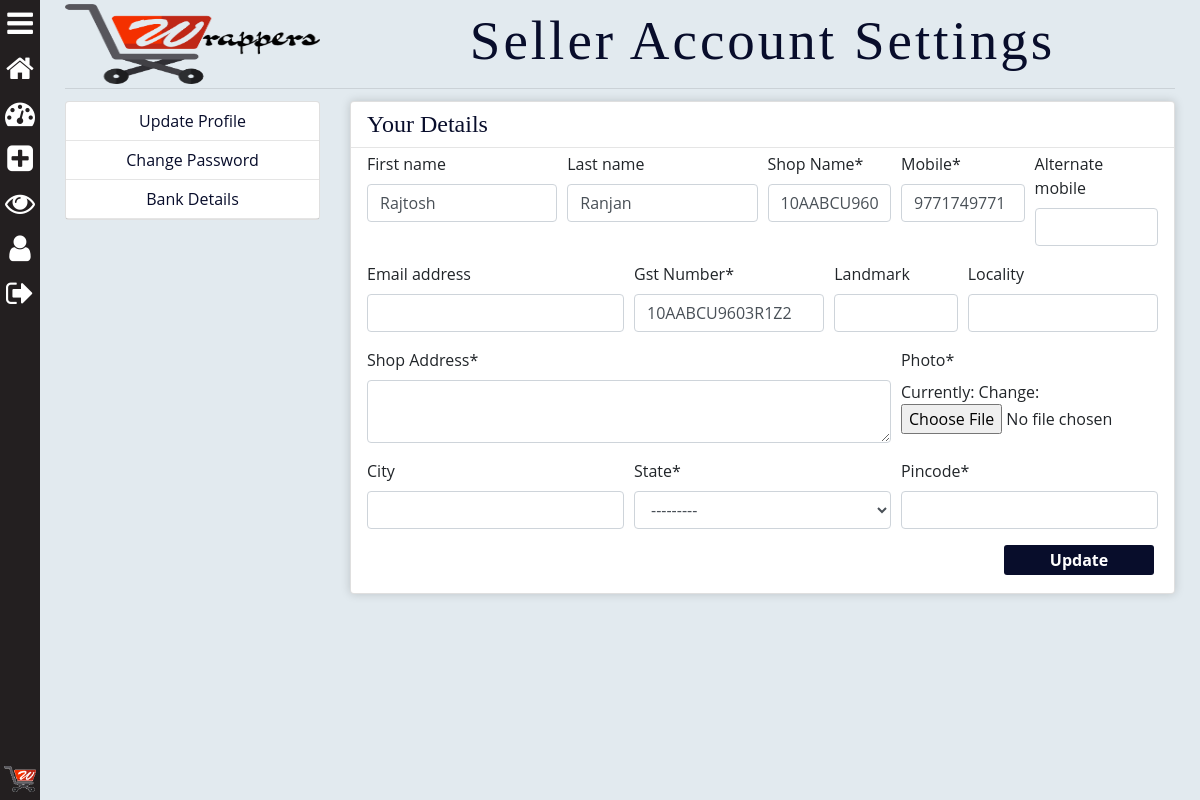
The app's page /seller/account_settings/ (signed in), older data.
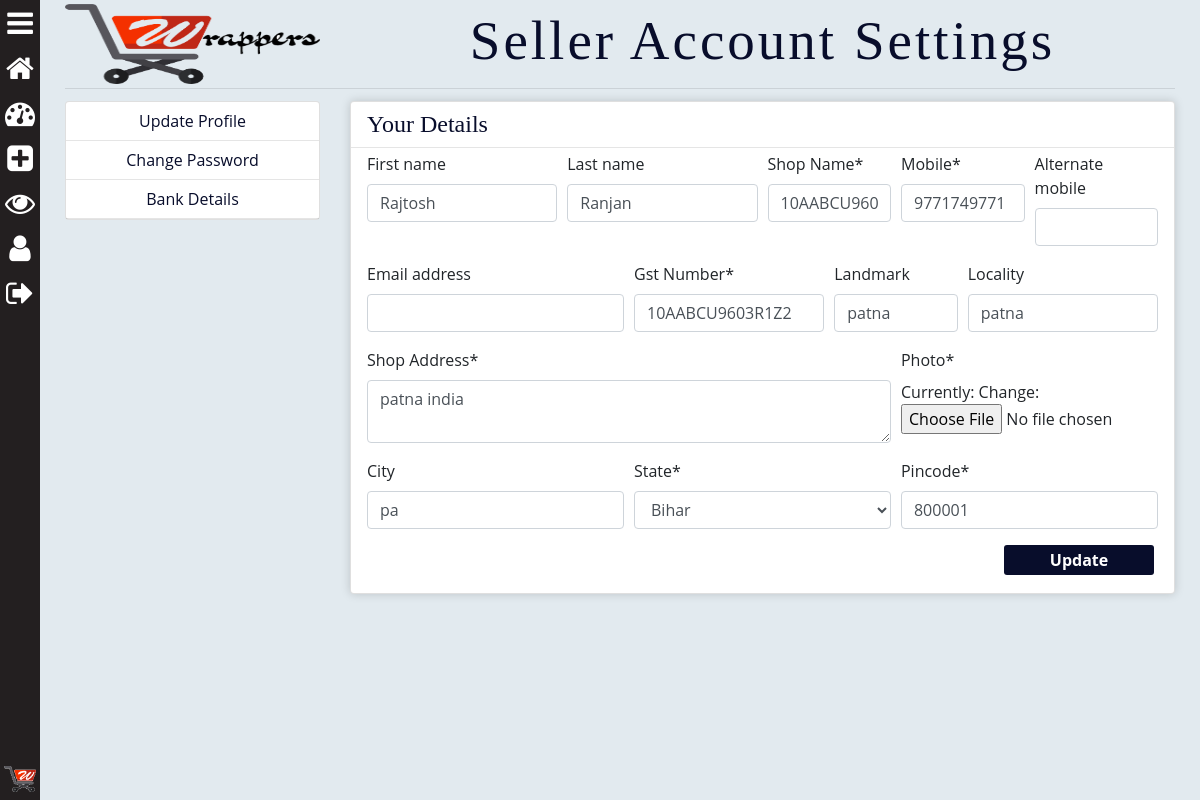
The same page, newer data.
### saler/models.py (models this page shows, shortened)
class SalerDetail(models.Model):
	SEX_CHOICES = (("Male",'Male'),("Female",'Female'),("Other",'Other'))
	STATE_CHOICES = (
		("Andaman & Nicobar Islands",'Andaman & Nicobar Islands'),
		("Andhra Pradesh",'Andhra Pradesh'),
		("Arunachal Pradesh",'Arunachal Pradesh'),
		("Assam",'Assam'),
		("Bihar",'Bihar'),
		("Chandigarh",'Chandigarh'),
		("Chhattisgarh",'Chhattisgarh'),
		("Dadra & Nagar Haveli",'Dadra & Nagar Haveli'),
		("Daman and Diu",'Daman and Diu'),
		("Delhi",'Delhi'),
		("Goa",'Goa'),
		("Gujarat",'Gujarat'),
		("Haryana",'Haryana'),
		("Himachal Pradesh",'Himachal Pradesh'),
		("Jammu & Kashmir",'Jammu & Kashmir'),
		("Jharkhand",'Jharkhand'),
		("Karnataka",'Karnataka'),
		("Kerala",'Kerala'),
		("Lakshadweep",'Lakshadweep'),
		("Madhya Pradesh",'Madhya Pradesh'),
		("Maharashtra",'Maharashtra'),
		("Manipur",'Manipur'),
		("Meghalaya",'Meghalaya'),
		("Mizoram",'Mizoram'),
		("Nagaland",'Nagaland'),
		("Odisha",'Odisha'),
		("Puducherry",'Puducherry'),
		("Punjab",'Punjab'),
		("Rajasthan",'Rajasthan'),
		("Sikkim",'Sikkim'),
		("Tamil Nadu",'Tamil Nadu'),
		("Telangana",'Telangana'),
		("Tripura",'Tripura'),
		("Uttarakhand",'Uttarakhand'),
		("Uttar Pradesh",'Uttar Pradesh'),
		("West Bengal",'West Bengal'),
		)
	user = models.OneToOneField(User, on_delete=models.CASCADE,primary_key=True)
	photo = models.ImageField(default='default.png',upload_to='user_photos')
	mobile = models.CharField(max_length=10,null=True)
	gst_Number = models.CharField(max_length=15,null=True)
	shop_Name = models.CharField(max_length=500,null=True)
	alternate_mobile = models.CharField(max_length=10,null=True,blank=True)
	shop_Address = models.TextField()
	pincode = models.CharField(max_length=6, null=True)
	landmark = models.CharField(max_length=500, null=True, blank=True)
	locality = models.CharField(max_length=100, null=True, blank=True)
	city = models.CharField(max_length=100, null=True, blank=True)
	state = models.CharField(max_length=50,choices=STATE_CHOICES, null=True)
	account_Holder_Name = models.CharField(max_length=50, null=True)
	account_Number = models.CharField(max_length=20, null=True)
	ifsc_Code = models.CharField(max_length=11, null=True)

### saler/views.py (the view)
# urls.py: path('account_settings/', views.account_settings, name="account_settings"),
@login_required
def account_settings(request):
	if request.user.is_superuser or request.user.is_staff:
		if request.method == 'POST':
			s_form = UpdateSalerDetailForm(request.POST, request.FILES, instance=request.user.salerdetail)
			u_form = UserUpdateForm(request.POST, instance=request.user)
			if s_form.is_valid() and u_form.is_valid():
				s_form.save()
				u_form.save()
				messages.success(request, f'Your Account has been Updated!')
				return redirect("saler_account_settings")
			pass_change_form = PasswordChangeForm(request.user, request.POST)
			if pass_change_form.is_valid():
				user = pass_change_form.save()
				update_session_auth_hash(request, user)  # Important!
				messages.success(request, 'Your password was successfully updated!')
				return redirect('saler_account_settings')
			else:
				messages.error(request, 'Please correct the error below.')
			acc_form = UpdateSalerAccountDetailForm(request.POST, request.FILES, instance=request.user.salerdetail)
			if acc_form.is_valid():
				acc_form.save()
				messages.success(request, f'Account Settings has been Updated!')
				return redirect("saler_account_settings")
		else:
			s_form = UpdateSalerDetailForm(instance=request.user.salerdetail)
			u_form = UserUpdateForm(instance=request.user)
			acc_form = UpdateSalerAccountDetailForm(instance=request.user.salerdetail)
			pass_change_form = PasswordChangeForm(request.user)
		detl = {
			'u_form':u_form,
			's_form':s_form,
			'pass_change_form':pass_change_form,
			'acc_form':acc_form,
			'cart_element_no' : len([p for p in MyCart.objects.all() if p.user == request.user]),
			'title':'User Account Settings',
			}
		return render(request, 'saler/account_settings.html', detl)
	else:
		return redirect("/")

### main/forms.py
class UserUpdateForm(forms.ModelForm):
	class Meta:
		model = User
		fields = [
			'first_name',
			 'last_name',
			 'email',
		]

### saler/forms.py
class UpdateSalerDetailForm(forms.ModelForm):
	class Meta:
		model = SalerDetail
		fields = [
			'photo',
			'mobile',
			'shop_Name',
			'gst_Number',
			'alternate_mobile',
			'shop_Address',
			'pincode',
			'landmark',
			'locality',
			'city',
			'state',
		]

### saler/templates/saler/account_settings.html (shortened to what this page needs)
{% extends "saler/base.html" %}
{% load static %}
{% load crispy_forms_tags %}
{% block saler_body %}
    <div class="container pt-1">
    	<div class="row">
			<div class="col-md-3" >
				<img src="{% static 'main/images/logo2.png' %}" style="width: 100%; height: 80px;">
			</div>
			<div class="col-md-9" align="center">
				<h3 class="detail_heading mt-1">Seller Account Settings</h3>
			</div>
		</div>
		<hr class="mb-1 mt-1">
    	<div class="row">
			<div class="col-md-3 mt-2">
				<div class="card">
					<button type="button" class="btn"  onclick="change('account_update')"><a href="#detail">Update Profile</a></button><hr class="mt-0 mb-0">
					<button type="button" class="btn" onclick="change('change_pass')"><a href="#detail">Change Password</a></button><hr class="mt-0 mb-0">
					<button type="button" class="btn" onclick="change('disp_setting')"><a href="#detail">Bank Details</a></button><hr class="mt-0 mb-0">
				</div>
			</div>
			<div class="col-md-9 mt-2">
				<div class="card detail" id="account_update" style="display: block;">
					<h4 class="ml-3 mt-2"  style="color: #080d2b; font-family: Comic Sans MS;">Your Details</h4>
					<hr class="mt-1 mb-0">
					<form method="POST" class="signup_form mr-3 ml-3 mt-1" enctype="multipart/form-data">
						<div class="form-row">
					      <div class="form-group col-md-3 mb-0">
					        {{ u_form.first_name | as_crispy_field }}
					      </div>
					      <div class="form-group col-md-3 mb-0">
					        {{ u_form.last_name | as_crispy_field }}
					      </div>
					      <div class="form-group col-md-2 mb-0">
					        {{ s_form.shop_Name | as_crispy_field }}
					      </div>
					      <div class="form-group col-md-2 mb-0">
					        {{ s_form.mobile | as_crispy_field }}
					      </div>
					      <div class="form-group col-md-2 mb-0">
					        {{ s_form.alternate_mobile | as_crispy_field }}
					      </div>
					    </div>
						<div class="form-row">
					      <div class="form-group col-md-4 mb-0">
					        {{ u_form.email | as_crispy_field }}
					      </div>
					      <div class="form-group col-md-3 mb-0">
					        {{ s_form.gst_Number | as_crispy_field }}
					      </div>
					      <div class="form-group col-md-2 mb-0">
					        {{ s_form.landmark | as_crispy_field }}
					      </div>
					       <div class="form-group col-md-3 mb-0">
					        {{ s_form.locality | as_crispy_field }}
					      </div>
					    </div>
						<div class="form-row">
					      <div class="form-group col-md-8 mb-0">
					        {{ s_form.shop_Address | as_crispy_field }}
					      </div>
					      <div class="form-group col-md-4 mb-0 removeing">
					        {{ s_form.photo | as_crispy_field }}
					      </div>
					    </div>
					    <div class="form-row">
					      <div class="form-group col-md-4 mb-0">
					        {{ s_form.city | as_crispy_field }}
					      </div>
					      <div class="form-group col-md-4 mb-0 removeing">
					        {{ s_form.state | as_crispy_field }}
					      </div>
					      <div class="form-group col-md-4 mb-0 removeing">
					        {{ s_form.pincode | as_crispy_field }}
					      </div>
					    </div>
						<section class="mr-1 mb-5">
							<button type="submit" class="sub_btn" style="float: right;">Update</button>
						</section>
					</form>
				</div>
			</div>
    </div>
{% endblock saler_body %}

Row changes from the older to the newer data that the page shows:
changed SalerDetail "10AABCU9603R1Z2": landmark (not shown) → "patna"; locality (not shown) → "patna"; shop_Address (not shown) → "patna india"; city (not shown) → "pa"; state "---------" → "Bihar"; pincode (not shown) → "800001"
